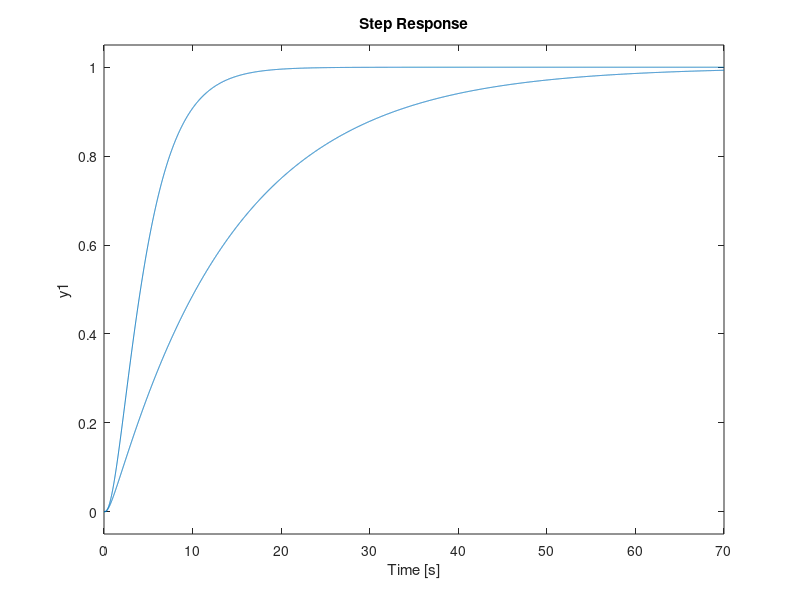

MATLAB code for this plot:
nump = 1;
denp = conv([1 0], conv([1 1], [1 5]));
Gp = tf(nump, denp);

k = 3.19;
numc = [1 1.3];
denc = [1 3.8];

Gc = tf(numc, denc);
GpGc = series(Gp, Gc);
t = 0:0.01:70;

GpLC = feedback(Gp, 1);
step(GpLC, t)
hold on
GPGcLC = feedback(GpGc, 1);
step(GPGcLC, t)
grid